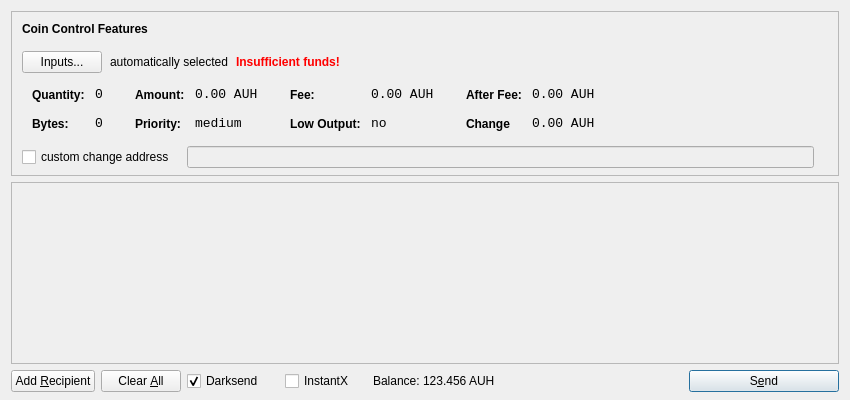
<?xml version="1.0" encoding="UTF-8"?>
<ui version="4.0">
 <class>SendCoinsDialog</class>
 <widget class="QDialog" name="SendCoinsDialog">
  <property name="geometry">
   <rect>
    <x>0</x>
    <y>0</y>
    <width>850</width>
    <height>400</height>
   </rect>
  </property>
  <property name="windowTitle">
   <string>Send Coins</string>
  </property>
  <layout class="QVBoxLayout" name="verticalLayout" stretch="0,1,0">
   <property name="bottomMargin">
    <number>8</number>
   </property>
   <item>
    <widget class="QFrame" name="frameCoinControl">
     <property name="sizePolicy">
      <sizepolicy hsizetype="Expanding" vsizetype="Expanding">
       <horstretch>0</horstretch>
       <verstretch>0</verstretch>
      </sizepolicy>
     </property>
     <property name="maximumSize">
      <size>
       <width>16777215</width>
       <height>16777215</height>
      </size>
     </property>
     <property name="frameShape">
      <enum>QFrame::StyledPanel</enum>
     </property>
     <property name="frameShadow">
      <enum>QFrame::Sunken</enum>
     </property>
     <layout class="QVBoxLayout" name="verticalLayoutCoinControl2">
      <property name="spacing">
       <number>-1</number>
      </property>
      <property name="leftMargin">
       <number>0</number>
      </property>
      <property name="topMargin">
       <number>0</number>
      </property>
      <property name="rightMargin">
       <number>0</number>
      </property>
      <property name="bottomMargin">
       <number>6</number>
      </property>
      <item>
       <layout class="QVBoxLayout" name="verticalLayoutCoinControl" stretch="0,0,0,0,1">
        <property name="spacing">
         <number>0</number>
        </property>
        <property name="leftMargin">
         <number>10</number>
        </property>
        <property name="topMargin">
         <number>10</number>
        </property>
        <item>
         <layout class="QHBoxLayout" name="horizontalLayoutCoinControl1">
          <property name="bottomMargin">
           <number>15</number>
          </property>
          <item>
           <widget class="QLabel" name="labelCoinControlFeatures">
            <property name="sizePolicy">
             <sizepolicy hsizetype="Preferred" vsizetype="Maximum">
              <horstretch>0</horstretch>
              <verstretch>0</verstretch>
             </sizepolicy>
            </property>
            <property name="font">
             <font>
              <weight>75</weight>
              <bold>true</bold>
             </font>
            </property>
            <property name="styleSheet">
             <string notr="true">font-weight:bold;</string>
            </property>
            <property name="text">
             <string>Coin Control Features</string>
            </property>
           </widget>
          </item>
         </layout>
        </item>
        <item>
         <layout class="QHBoxLayout" name="horizontalLayoutCoinControl2" stretch="0,0,0,0">
          <property name="spacing">
           <number>8</number>
          </property>
          <property name="bottomMargin">
           <number>10</number>
          </property>
          <item>
           <widget class="QPushButton" name="pushButtonCoinControl">
            <property name="styleSheet">
             <string notr="true"/>
            </property>
            <property name="text">
             <string>Inputs...</string>
            </property>
           </widget>
          </item>
          <item>
           <widget class="QLabel" name="labelCoinControlAutomaticallySelected">
            <property name="text">
             <string>automatically selected</string>
            </property>
            <property name="margin">
             <number>5</number>
            </property>
           </widget>
          </item>
          <item>
           <widget class="QLabel" name="labelCoinControlInsuffFunds">
            <property name="font">
             <font>
              <weight>75</weight>
              <bold>true</bold>
             </font>
            </property>
            <property name="styleSheet">
             <string notr="true">color:red;font-weight:bold;</string>
            </property>
            <property name="text">
             <string>Insufficient funds!</string>
            </property>
            <property name="margin">
             <number>5</number>
            </property>
           </widget>
          </item>
          <item>
           <spacer name="horizontalSpacerCoinControl">
            <property name="orientation">
             <enum>Qt::Horizontal</enum>
            </property>
            <property name="sizeHint" stdset="0">
             <size>
              <width>40</width>
              <height>1</height>
             </size>
            </property>
           </spacer>
          </item>
         </layout>
        </item>
        <item>
         <widget class="QWidget" name="widgetCoinControl" native="true">
          <property name="sizePolicy">
           <sizepolicy hsizetype="Preferred" vsizetype="Preferred">
            <horstretch>0</horstretch>
            <verstretch>0</verstretch>
           </sizepolicy>
          </property>
          <property name="minimumSize">
           <size>
            <width>0</width>
            <height>0</height>
           </size>
          </property>
          <property name="styleSheet">
           <string notr="true"/>
          </property>
          <layout class="QHBoxLayout" name="horizontalLayoutCoinControl5">
           <property name="margin">
            <number>0</number>
           </property>
           <item>
            <layout class="QHBoxLayout" name="horizontalLayoutCoinControl3" stretch="0,0,0,1">
             <property name="spacing">
              <number>20</number>
             </property>
             <property name="topMargin">
              <number>0</number>
             </property>
             <property name="bottomMargin">
              <number>10</number>
             </property>
             <item>
              <layout class="QFormLayout" name="formLayoutCoinControl1">
               <property name="horizontalSpacing">
                <number>10</number>
               </property>
               <property name="verticalSpacing">
                <number>14</number>
               </property>
               <property name="leftMargin">
                <number>10</number>
               </property>
               <property name="topMargin">
                <number>4</number>
               </property>
               <property name="rightMargin">
                <number>6</number>
               </property>
               <item row="0" column="0">
                <widget class="QLabel" name="labelCoinControlQuantityText">
                 <property name="styleSheet">
                  <string notr="true">font-weight:bold;</string>
                 </property>
                 <property name="text">
                  <string>Quantity:</string>
                 </property>
                 <property name="margin">
                  <number>0</number>
                 </property>
                </widget>
               </item>
               <item row="0" column="1">
                <widget class="QLabel" name="labelCoinControlQuantity">
                 <property name="font">
                  <font>
                   <family>Monospace</family>
                   <pointsize>10</pointsize>
                  </font>
                 </property>
                 <property name="cursor">
                  <cursorShape>IBeamCursor</cursorShape>
                 </property>
                 <property name="contextMenuPolicy">
                  <enum>Qt::ActionsContextMenu</enum>
                 </property>
                 <property name="text">
                  <string>0</string>
                 </property>
                 <property name="margin">
                  <number>0</number>
                 </property>
                 <property name="textInteractionFlags">
                  <set>Qt::LinksAccessibleByMouse|Qt::TextSelectableByKeyboard|Qt::TextSelectableByMouse</set>
                 </property>
                </widget>
               </item>
               <item row="1" column="0">
                <widget class="QLabel" name="labelCoinControlBytesText">
                 <property name="styleSheet">
                  <string notr="true">font-weight:bold;</string>
                 </property>
                 <property name="text">
                  <string>Bytes:</string>
                 </property>
                </widget>
               </item>
               <item row="1" column="1">
                <widget class="QLabel" name="labelCoinControlBytes">
                 <property name="font">
                  <font>
                   <family>Monospace</family>
                   <pointsize>10</pointsize>
                  </font>
                 </property>
                 <property name="cursor">
                  <cursorShape>IBeamCursor</cursorShape>
                 </property>
                 <property name="contextMenuPolicy">
                  <enum>Qt::ActionsContextMenu</enum>
                 </property>
                 <property name="text">
                  <string>0</string>
                 </property>
                 <property name="textInteractionFlags">
                  <set>Qt::LinksAccessibleByMouse|Qt::TextSelectableByKeyboard|Qt::TextSelectableByMouse</set>
                 </property>
                </widget>
               </item>
              </layout>
             </item>
             <item>
              <layout class="QFormLayout" name="formLayoutCoinControl2">
               <property name="horizontalSpacing">
                <number>10</number>
               </property>
               <property name="verticalSpacing">
                <number>14</number>
               </property>
               <property name="leftMargin">
                <number>6</number>
               </property>
               <property name="topMargin">
                <number>4</number>
               </property>
               <property name="rightMargin">
                <number>6</number>
               </property>
               <item row="0" column="0">
                <widget class="QLabel" name="labelCoinControlAmountText">
                 <property name="styleSheet">
                  <string notr="true">font-weight:bold;</string>
                 </property>
                 <property name="text">
                  <string>Amount:</string>
                 </property>
                 <property name="margin">
                  <number>0</number>
                 </property>
                </widget>
               </item>
               <item row="0" column="1">
                <widget class="QLabel" name="labelCoinControlAmount">
                 <property name="font">
                  <font>
                   <family>Monospace</family>
                   <pointsize>10</pointsize>
                  </font>
                 </property>
                 <property name="cursor">
                  <cursorShape>IBeamCursor</cursorShape>
                 </property>
                 <property name="contextMenuPolicy">
                  <enum>Qt::ActionsContextMenu</enum>
                 </property>
                 <property name="text">
                  <string>0.00 AUH</string>
                 </property>
                 <property name="textInteractionFlags">
                  <set>Qt::LinksAccessibleByMouse|Qt::TextSelectableByKeyboard|Qt::TextSelectableByMouse</set>
                 </property>
                </widget>
               </item>
               <item row="1" column="0">
                <widget class="QLabel" name="labelCoinControlPriorityText">
                 <property name="styleSheet">
                  <string notr="true">font-weight:bold;</string>
                 </property>
                 <property name="text">
                  <string>Priority:</string>
                 </property>
                </widget>
               </item>
               <item row="1" column="1">
                <widget class="QLabel" name="labelCoinControlPriority">
                 <property name="font">
                  <font>
                   <family>Monospace</family>
                   <pointsize>10</pointsize>
                  </font>
                 </property>
                 <property name="cursor">
                  <cursorShape>IBeamCursor</cursorShape>
                 </property>
                 <property name="contextMenuPolicy">
                  <enum>Qt::ActionsContextMenu</enum>
                 </property>
                 <property name="text">
                  <string>medium</string>
                 </property>
                 <property name="textInteractionFlags">
                  <set>Qt::LinksAccessibleByMouse|Qt::TextSelectableByKeyboard|Qt::TextSelectableByMouse</set>
                 </property>
                </widget>
               </item>
              </layout>
             </item>
             <item>
              <layout class="QFormLayout" name="formLayoutCoinControl3">
               <property name="horizontalSpacing">
                <number>10</number>
               </property>
               <property name="verticalSpacing">
                <number>14</number>
               </property>
               <property name="leftMargin">
                <number>6</number>
               </property>
               <property name="topMargin">
                <number>4</number>
               </property>
               <property name="rightMargin">
                <number>6</number>
               </property>
               <item row="0" column="0">
                <widget class="QLabel" name="labelCoinControlFeeText">
                 <property name="styleSheet">
                  <string notr="true">font-weight:bold;</string>
                 </property>
                 <property name="text">
                  <string>Fee:</string>
                 </property>
                 <property name="margin">
                  <number>0</number>
                 </property>
                </widget>
               </item>
               <item row="0" column="1">
                <widget class="QLabel" name="labelCoinControlFee">
                 <property name="font">
                  <font>
                   <family>Monospace</family>
                   <pointsize>10</pointsize>
                  </font>
                 </property>
                 <property name="cursor">
                  <cursorShape>IBeamCursor</cursorShape>
                 </property>
                 <property name="contextMenuPolicy">
                  <enum>Qt::ActionsContextMenu</enum>
                 </property>
                 <property name="text">
                  <string>0.00 AUH</string>
                 </property>
                 <property name="textInteractionFlags">
                  <set>Qt::LinksAccessibleByMouse|Qt::TextSelectableByKeyboard|Qt::TextSelectableByMouse</set>
                 </property>
                </widget>
               </item>
               <item row="1" column="0">
                <widget class="QLabel" name="labelCoinControlLowOutputText">
                 <property name="styleSheet">
                  <string notr="true">font-weight:bold;</string>
                 </property>
                 <property name="text">
                  <string>Low Output:</string>
                 </property>
                </widget>
               </item>
               <item row="1" column="1">
                <widget class="QLabel" name="labelCoinControlLowOutput">
                 <property name="font">
                  <font>
                   <family>Monospace</family>
                   <pointsize>10</pointsize>
                  </font>
                 </property>
                 <property name="cursor">
                  <cursorShape>IBeamCursor</cursorShape>
                 </property>
                 <property name="contextMenuPolicy">
                  <enum>Qt::ActionsContextMenu</enum>
                 </property>
                 <property name="text">
                  <string>no</string>
                 </property>
                 <property name="textInteractionFlags">
                  <set>Qt::LinksAccessibleByMouse|Qt::TextSelectableByKeyboard|Qt::TextSelectableByMouse</set>
                 </property>
                </widget>
               </item>
              </layout>
             </item>
             <item>
              <layout class="QFormLayout" name="formLayoutCoinControl4">
               <property name="horizontalSpacing">
                <number>10</number>
               </property>
               <property name="verticalSpacing">
                <number>14</number>
               </property>
               <property name="leftMargin">
                <number>6</number>
               </property>
               <property name="topMargin">
                <number>4</number>
               </property>
               <property name="rightMargin">
                <number>6</number>
               </property>
               <item row="0" column="0">
                <widget class="QLabel" name="labelCoinControlAfterFeeText">
                 <property name="styleSheet">
                  <string notr="true">font-weight:bold;</string>
                 </property>
                 <property name="text">
                  <string>After Fee:</string>
                 </property>
                 <property name="margin">
                  <number>0</number>
                 </property>
                </widget>
               </item>
               <item row="0" column="1">
                <widget class="QLabel" name="labelCoinControlAfterFee">
                 <property name="font">
                  <font>
                   <family>Monospace</family>
                   <pointsize>10</pointsize>
                  </font>
                 </property>
                 <property name="cursor">
                  <cursorShape>IBeamCursor</cursorShape>
                 </property>
                 <property name="contextMenuPolicy">
                  <enum>Qt::ActionsContextMenu</enum>
                 </property>
                 <property name="text">
                  <string>0.00 AUH</string>
                 </property>
                 <property name="textInteractionFlags">
                  <set>Qt::LinksAccessibleByMouse|Qt::TextSelectableByKeyboard|Qt::TextSelectableByMouse</set>
                 </property>
                </widget>
               </item>
               <item row="1" column="0">
                <widget class="QLabel" name="labelCoinControlChangeText">
                 <property name="styleSheet">
                  <string notr="true">font-weight:bold;</string>
                 </property>
                 <property name="text">
                  <string>Change</string>
                 </property>
                </widget>
               </item>
               <item row="1" column="1">
                <widget class="QLabel" name="labelCoinControlChange">
                 <property name="font">
                  <font>
                   <family>Monospace</family>
                   <pointsize>10</pointsize>
                  </font>
                 </property>
                 <property name="cursor">
                  <cursorShape>IBeamCursor</cursorShape>
                 </property>
                 <property name="contextMenuPolicy">
                  <enum>Qt::ActionsContextMenu</enum>
                 </property>
                 <property name="text">
                  <string>0.00 AUH</string>
                 </property>
                 <property name="textInteractionFlags">
                  <set>Qt::LinksAccessibleByMouse|Qt::TextSelectableByKeyboard|Qt::TextSelectableByMouse</set>
                 </property>
                </widget>
               </item>
              </layout>
             </item>
            </layout>
           </item>
          </layout>
         </widget>
        </item>
        <item>
         <layout class="QHBoxLayout" name="horizontalLayoutCoinControl4" stretch="0,0,0">
          <property name="spacing">
           <number>12</number>
          </property>
          <property name="sizeConstraint">
           <enum>QLayout::SetDefaultConstraint</enum>
          </property>
          <property name="topMargin">
           <number>5</number>
          </property>
          <property name="rightMargin">
           <number>5</number>
          </property>
          <item>
           <widget class="QCheckBox" name="checkBoxCoinControlChange">
            <property name="text">
             <string>custom change address</string>
            </property>
           </widget>
          </item>
          <item>
           <widget class="QLineEdit" name="lineEditCoinControlChange">
            <property name="enabled">
             <bool>false</bool>
            </property>
            <property name="sizePolicy">
             <sizepolicy hsizetype="Expanding" vsizetype="Fixed">
              <horstretch>0</horstretch>
              <verstretch>0</verstretch>
             </sizepolicy>
            </property>
           </widget>
          </item>
          <item>
           <widget class="QLabel" name="labelCoinControlChangeLabel">
            <property name="sizePolicy">
             <sizepolicy hsizetype="Preferred" vsizetype="Expanding">
              <horstretch>0</horstretch>
              <verstretch>0</verstretch>
             </sizepolicy>
            </property>
            <property name="minimumSize">
             <size>
              <width>0</width>
              <height>0</height>
             </size>
            </property>
            <property name="text">
             <string/>
            </property>
            <property name="margin">
             <number>3</number>
            </property>
           </widget>
          </item>
         </layout>
        </item>
        <item>
         <spacer name="verticalSpacerCoinControl">
          <property name="orientation">
           <enum>Qt::Vertical</enum>
          </property>
          <property name="sizeHint" stdset="0">
           <size>
            <width>800</width>
            <height>1</height>
           </size>
          </property>
         </spacer>
        </item>
       </layout>
      </item>
     </layout>
    </widget>
   </item>
   <item>
    <widget class="QScrollArea" name="scrollArea">
     <property name="widgetResizable">
      <bool>true</bool>
     </property>
     <widget class="QWidget" name="scrollAreaWidgetContents">
      <property name="geometry">
       <rect>
        <x>0</x>
        <y>0</y>
        <width>830</width>
        <height>165</height>
       </rect>
      </property>
      <layout class="QVBoxLayout" name="verticalLayout_2">
       <property name="margin">
        <number>0</number>
       </property>
       <item>
        <layout class="QVBoxLayout" name="entries">
         <property name="spacing">
          <number>6</number>
         </property>
        </layout>
       </item>
       <item>
        <spacer name="verticalSpacer">
         <property name="orientation">
          <enum>Qt::Vertical</enum>
         </property>
         <property name="sizeHint" stdset="0">
          <size>
           <width>20</width>
           <height>40</height>
          </size>
         </property>
        </spacer>
       </item>
      </layout>
     </widget>
    </widget>
   </item>
   <item>
    <layout class="QHBoxLayout" name="horizontalLayout">
     <item>
      <widget class="QPushButton" name="addButton">
       <property name="toolTip">
        <string>Send to multiple recipients at once</string>
       </property>
       <property name="text">
        <string>Add &amp;Recipient</string>
       </property>
       <property name="autoDefault">
        <bool>false</bool>
       </property>
      </widget>
     </item>
     <item>
      <widget class="QPushButton" name="clearButton">
       <property name="sizePolicy">
        <sizepolicy hsizetype="Minimum" vsizetype="Fixed">
         <horstretch>0</horstretch>
         <verstretch>0</verstretch>
        </sizepolicy>
       </property>
       <property name="toolTip">
        <string>Remove all transaction fields</string>
       </property>
       <property name="text">
        <string>Clear &amp;All</string>
       </property>
       <property name="autoRepeatDelay">
        <number>300</number>
       </property>
       <property name="autoDefault">
        <bool>false</bool>
       </property>
      </widget>
     </item>
     <item>
      <layout class="QHBoxLayout" name="horizontalLayout_2">
       <property name="spacing">
        <number>3</number>
       </property>
        <item>
        <widget class="QCheckBox" name="checkUseDarksend">
         <property name="minimumSize">
          <size>
           <width>95</width>
           <height>0</height>
          </size>
         </property>
         <property name="text">
          <string>Darksend</string>
         </property>
         <property name="checked">
          <bool>true</bool>
         </property>
        </widget>
       </item>
       <item>
        <widget class="QCheckBox" name="checkInstantX">
         <property name="enabled">
          <bool>true</bool>
         </property>
         <property name="minimumSize">
          <size>
           <width>85</width>
           <height>0</height>
          </size>
         </property>
         <property name="text">
          <string>InstantX</string>
         </property>
        </widget>
       </item>
       <item>
        <widget class="QLabel" name="label">
         <property name="sizePolicy">
          <sizepolicy hsizetype="Preferred" vsizetype="Fixed">
           <horstretch>0</horstretch>
           <verstretch>0</verstretch>
          </sizepolicy>
         </property>
         <property name="text">
          <string>Balance:</string>
         </property>
        </widget>
       </item>
       <item>
        <widget class="QLabel" name="labelBalance">
         <property name="sizePolicy">
          <sizepolicy hsizetype="Preferred" vsizetype="Fixed">
           <horstretch>0</horstretch>
           <verstretch>0</verstretch>
          </sizepolicy>
         </property>
         <property name="cursor">
          <cursorShape>IBeamCursor</cursorShape>
         </property>
         <property name="text">
          <string>123.456 AUH</string>
         </property>
         <property name="textInteractionFlags">
          <set>Qt::LinksAccessibleByMouse|Qt::TextSelectableByKeyboard|Qt::TextSelectableByMouse</set>
         </property>
        </widget>
       </item>
      </layout>
     </item>
     <item>
      <spacer name="horizontalSpacer">
       <property name="orientation">
        <enum>Qt::Horizontal</enum>
       </property>
       <property name="sizeHint" stdset="0">
        <size>
         <width>40</width>
         <height>20</height>
        </size>
       </property>
      </spacer>
     </item>
     <item>
      <widget class="QPushButton" name="sendButton">
       <property name="minimumSize">
        <size>
         <width>150</width>
         <height>0</height>
        </size>
       </property>
       <property name="toolTip">
        <string>Confirm the send action</string>
       </property>
       <property name="text">
        <string>S&amp;end</string>
       </property>
       <property name="icon">
        <iconset resource="../bitcoin.qrc">
         <normaloff>:/icons/send</normaloff>:/icons/send</iconset>
       </property>
       <property name="default">
        <bool>true</bool>
       </property>
      </widget>
     </item>
    </layout>
   </item>
  </layout>
 </widget>
 <resources>
  <include location="../bitcoin.qrc"/>
 </resources>
 <connections/>
</ui>
